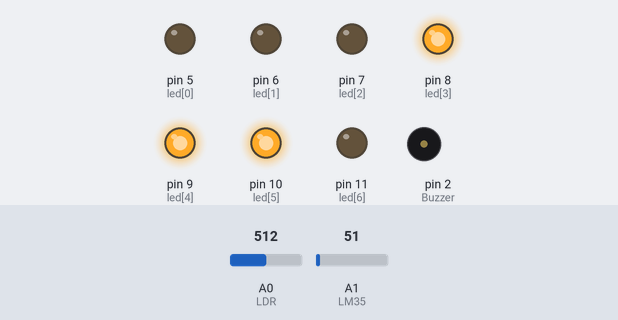
This sketch was run on a simulated Arduino Uno, built with avr-gcc and run on an emulated ATmega328P. On the bench: output pins drawn as LEDs (lit = HIGH), buzzer (waves = sounding, pin HIGH). The test bench sets the inputs (shaded band); at power-on: A1 (LM35) = 51, A0 (LDR) = 512.

Above: at 1.2 s.
1.3 s: A1 (LM35) set to 64
2.8 s: A1 (LM35) set to 68
At 3.8 s:
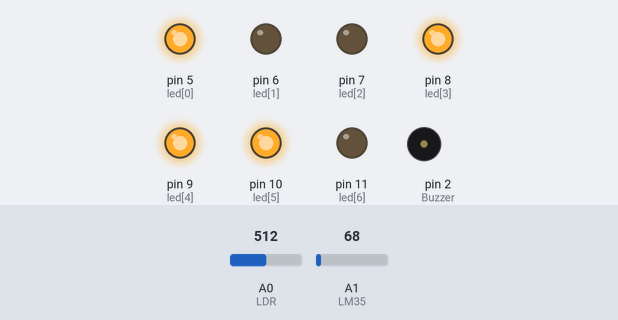
4.3 s: A0 (LDR) set to 484
At 4.9 s:
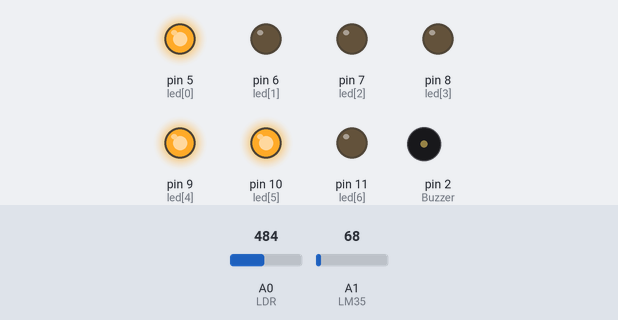
5.8 s: A0 (LDR) set to 408
7.3 s: A0 (LDR) set to 382
At 8.4 s:
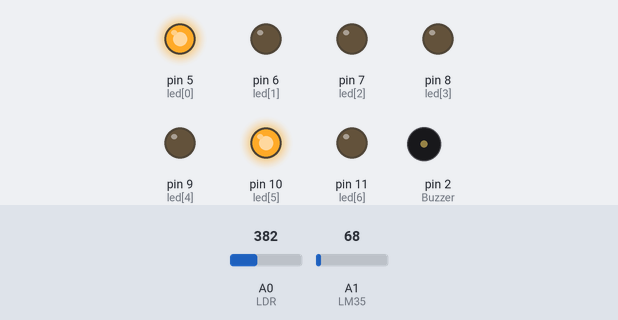
8.8 s: A1 (LM35) set to 61
At 9.6 s:
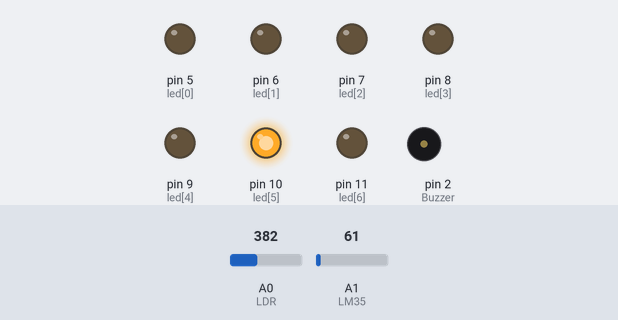
Timing chart, 0 to 11.3 s (numbered marks = the images above; inputs shaded):
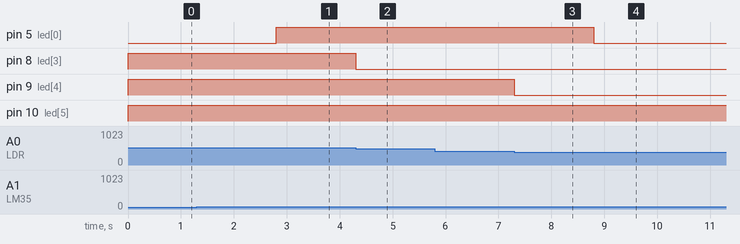

The sketch:

ModuloAlarmeMult.ino
```cpp
/*
*Este projeto foi feito utilizando a apostila da Robocore.
*Função: Alarme multifuncional utilizando sensor de luz, de teperatura, buzzer e BarGraph
*/

const int LDR = 0;
const int LM35= 1;
const int Buzzer = 2;
const int led[] = {5,6,7,8,9,10,11};

int valorLDR = 0;
int ADClido = 0;
float temperatura = 0;
int pwm = 0;

void setup(){
  for(int x = 0; x < 7 ; x++){
    pinMode(led[x], OUTPUT);
  }
  pinMode(Buzzer,OUTPUT);
}

void loop(){
  valorLDR = analogRead(LDR);
  ADClido = analogRead(LM35);
  temperatura = ADClido * 0.4887585532746823;

  /*digitalWrite(led[0], HIGH);
  digitalWrite(led[1], HIGH);
  digitalWrite(led[2], HIGH);
  digitalWrite(led[3], HIGH);
  digitalWrite(led[4], HIGH);
  digitalWrite(led[5], HIGH);
  digitalWrite(led[6], HIGH);*/

  if (temperatura > 33.00){
    digitalWrite(led[0], HIGH);
  }else{
    digitalWrite(led[0], LOW);
  }

  if (temperatura > 34.00){
    digitalWrite(led[1], HIGH);
  }else{
    digitalWrite(led[1], LOW);
  }

  if (int(temperatura) > 35.00){
    digitalWrite(led[2], HIGH);
  }else{
    digitalWrite(led[2], LOW);
  }


  if(valorLDR > 250){
    digitalWrite(led[6], LOW);
    digitalWrite(Buzzer, LOW);
  }else{
    digitalWrite(led[6], HIGH);
    digitalWrite(Buzzer, HIGH);
  }

  if(valorLDR > 350){
    digitalWrite(led[5], HIGH);
  }else{
    digitalWrite(led[5], LOW);
  }

  if(valorLDR > 400){
    digitalWrite(led[4], HIGH);
  }else{
    digitalWrite(led[4], LOW);
  }

  if(valorLDR > 500){
    digitalWrite(led[3], HIGH);
  }else{
    digitalWrite(led[3], LOW);
  }

}
```

Measured:
- the behaviour switches between 67 and 68 on A1 (LM35) (found by bisection; images 0 and 1)
- the behaviour switches between 501 and 500 on A0 (LDR) (found by bisection; images 1 and 2)
- the behaviour switches between 401 and 400 on A0 (LDR) (found by bisection; images 2 and 3)
- after the input at 1.3 s, every drawn part: stays the same
- after the input at 2.8 s, pin 5 (led[0]): LOW → HIGH at once
- after the input at 4.3 s, pin 8 (led[3]): HIGH → LOW at once
- after the input at 5.8 s, every drawn part: stays the same
- after the input at 7.3 s, pin 9 (led[4]): HIGH → LOW at once
- after the input at 8.8 s, pin 5 (led[0]): HIGH → LOW at once
